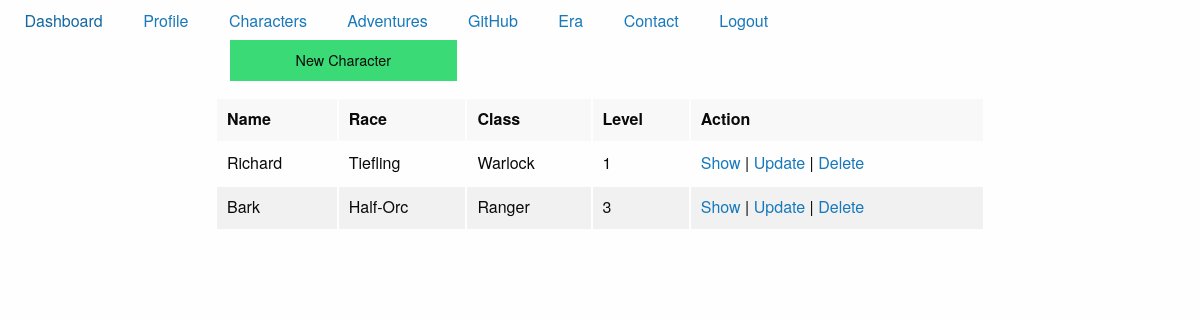
Screenshot of /private/characters/index.php (signed in) with the database file from the repository.
### tables this page shows
create table pc(
id 			int not null primary key auto_increment,
name 		varchar(50) not null,
race 		varchar(50) not null,
class 		varchar(50) not null,
level 		int not null,
background	varchar(50) not null,
alignment	varchar(50),
hd 			varchar(5),
hp 			int,
proficiency int
);

### config.php (called while the page is built, shortened)
<?php
if($_SERVER["HTTP_HOST"] == "localhost") {
	$route = "/ljetni-zadatak/";
} else if($_SERVER["HTTP_HOST"] == "jsostaric.byethost7.com") {
	$route = "/ljetniZadatak/";
	$mysqlHost="sql306.byethost7.com";
	$mysqlDB="b7_20129419_dnd";
	$mysqlUser="b7_20129419";
	$mysqlPass="Jura10os";
} else {
	$route = "/";
}

### private/characters/index.php (the view, shortened to what this page needs)
<?php
include_once '../../config.php'; checkLogin();
?>
<!doctype html>
<html class="no-js" lang="en" dir="ltr">
	<head>
		<?php
		include_once '../../templates/head.php';
		?>
	</head>
	<body>
		<?php include_once '../../templates/menu.php'; ?>
		<div class="row">
			<div class="large-8 columns large-centered">
				<div class="large-4 columns">
					<a href="<?php echo $route; ?>private/characters/create.php" class="success button centered expanded">New Character</a>
				</div>
			</div>
		</div>
		<div class="row">
			<div class="large-8 columns large-centered">
				<table>
						<thead>
							<tr>
								<th>Name</th>
								<th>Race</th>
								<th>Class</th>
								<th>Level</th>
								<th>Action</th>
							</tr>
						</thead>
						<tbody>
							<?php
							$query = "select distinct a.id,  a.name, a.race, a.class, a.level
										from pc a
										inner join player_adventure b on a.id=b.pc
										where b.player=:id";
							$stmt = $conn->prepare($query);
							$stmt->execute(array("id"=> $_SESSION["session"]->id));
							$result = $stmt->fetchAll(PDO::FETCH_OBJ);
							foreach($result as $row):
							 ?>
							<tr>
								<td><?php echo $row->name; ?></td>
								<td><?php echo $row->race; ?></td>
								<td><?php echo $row->class; ?></td>
								<td><?php echo $row->level; ?></td>
								<td>
									<a href="chars.php?id=<?php echo $row->id; ?>">Show</a> | <a href="edit.php?id=<?php echo $row->id; ?>">Update</a> | <a href="delete.php?id=<?php echo $row->id; ?>">Delete</a>
								</td>
							</tr>
							<?php endforeach; ?>
						</tbody>
				</table>
			</div>
		</div>
	</body>
</html>

### css/app.css (style rules this page uses)
.row { max-width: 100%; }

### rows the page displays
pc: name "Richard", race "Tiefling", class "Warlock", level "1"
pc: name "Bark", race "Half-Orc", class "Ranger", level "3"
